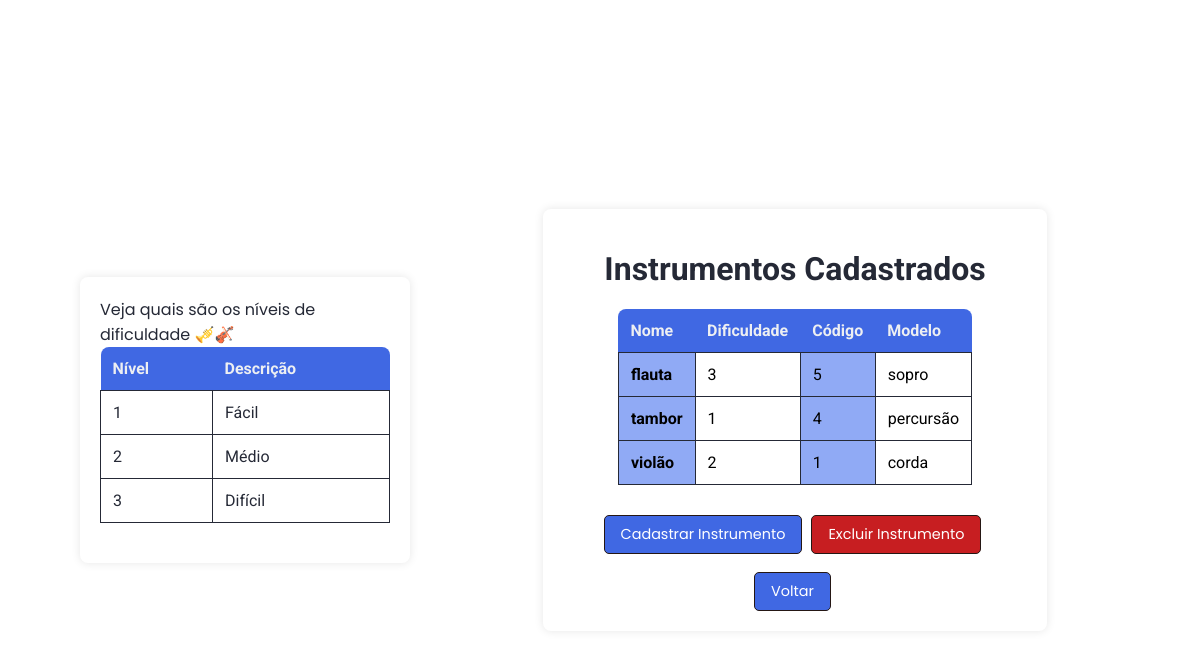
Page /PHPs/Instrumento/Listar/listar_Inst.php (signed in) on the earlier database version.
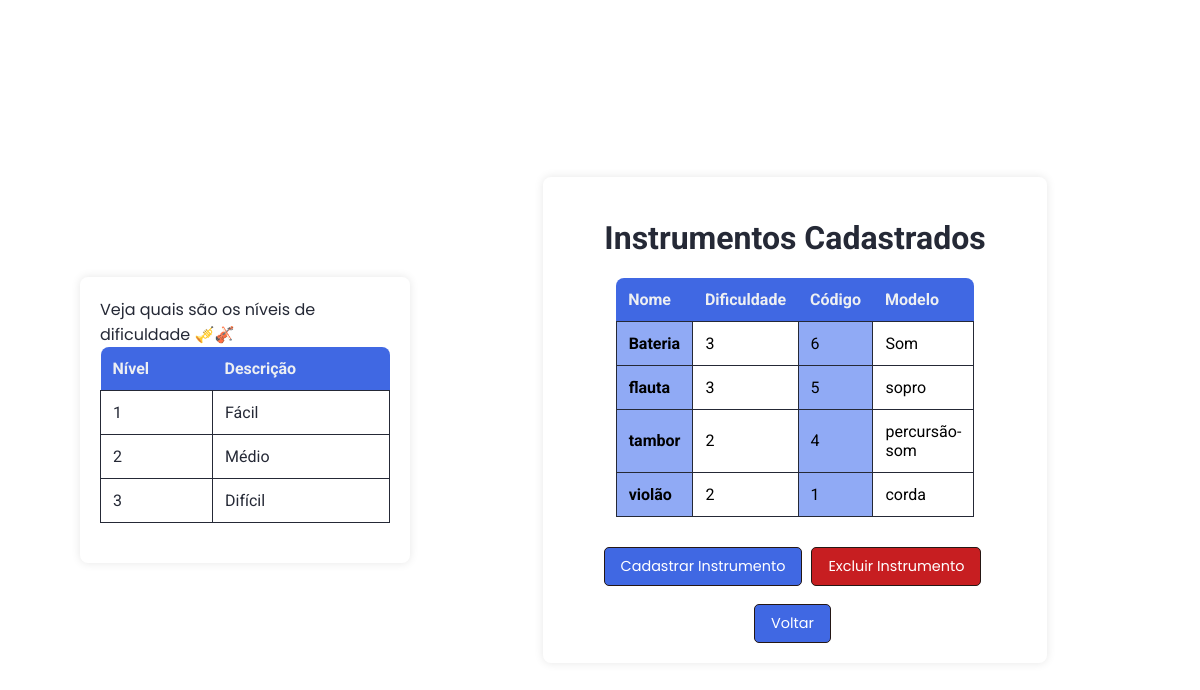
Same page on the later database version.
### tables this page shows
CREATE TABLE `instrumento` (
  `nome_Instrumento` varchar(40) NOT NULL,
  `Dif_instrumento` int(11) NOT NULL,
  `cod_Instrumeto` int(11) NOT NULL,
  `modelo_Instrumento` varchar(30) NOT NULL
);

### PHPs/Instrumento/instrumento.php (called while the page is built, shortened)
<?php
class instrumento
{
function listar()
{
    try
    {
        $this->conn = new Conectar();
        $sql = $this->conn->query("select * from instrumento order by nome_Instrumento");
        $sql->execute();
        return $sql->fetchAll();
    }
    catch(PDOException $ex)
    {
        echo "Erro executar a consulta. " . $ex->getMessage();
    }
}
}
?>

### PHPs/Instrumento/Listar/listar_Inst.php (the view, shortened to what this page needs)
<!DOCTYPE html>
<html lang="en">
<head>
    <link rel="stylesheet" href="../../../CSS/listar/liststyleInt.css">
</head>
<body>
    <?php
    include_once '../instrumento.php';
    $p = new instrumento();
    $pro_bd = $p->listar();
    ?>
    <div class="left">
        <div class="descr">
            <span>Veja quais são os níveis de dificuldade 🎺🎻</span>
            <table>
                <tr>
                    <th class="pontaEsquerda">Nível</th>
                    <th class="pontaDireita">Descrição</th>
                </tr>
                <tr>
                    <td>1</td>
                    <td>Fácil</td>
                </tr>
                <tr>
                    <td>2</td>
                    <td>Médio</td>
                </tr>
                <tr>
                    <td>3</td>
                    <td>Difícil</td>
                </tr>
            </table>
        </div>
    </div>
    <div class="container">
        <h1>Instrumentos Cadastrados</h1>
        <table>
            <tr>
                <th class="pontaEsquerda">Nome</th>
                <th>Dificuldade</th>
                <th>Código</th>
                <th class="pontaDireita">Modelo</th>
            </tr>
            <?php
            foreach ($pro_bd as $pro_mostrar) {
            ?>
                <tr>
                    <td class="color"><b><?php echo $pro_mostrar[0]; ?></b></td>
                    <td><?php echo $pro_mostrar[1]; ?></td>
                    <td class="color"><?php echo $pro_mostrar[2]; ?></td>
                    <td><?php echo $pro_mostrar[3]; ?></td>
                </tr>
            <?php
            }
            ?>
        </table>
        <button><a href="../NovoInstrumento/cadastrar_Inst.php">Cadastrar Instrumento</a></button>
        <button class="exc"><a href="../Excluir/excluir_Inst.php">Excluir Instrumento</a></button>
        <br><br>
        <button><a href="../../../Login/menu.php">Voltar</a></button>
    </div>
</body>
</html>

Differences in the rows shown:
added instrumento: nome_Instrumento "Bateria", Dif_instrumento "3", cod_Instrumeto "6", modelo_Instrumento "Som"
changed instrumento "tambor": Dif_instrumento "1" → "2"; modelo_Instrumento "percursão" → "percursão-som"
